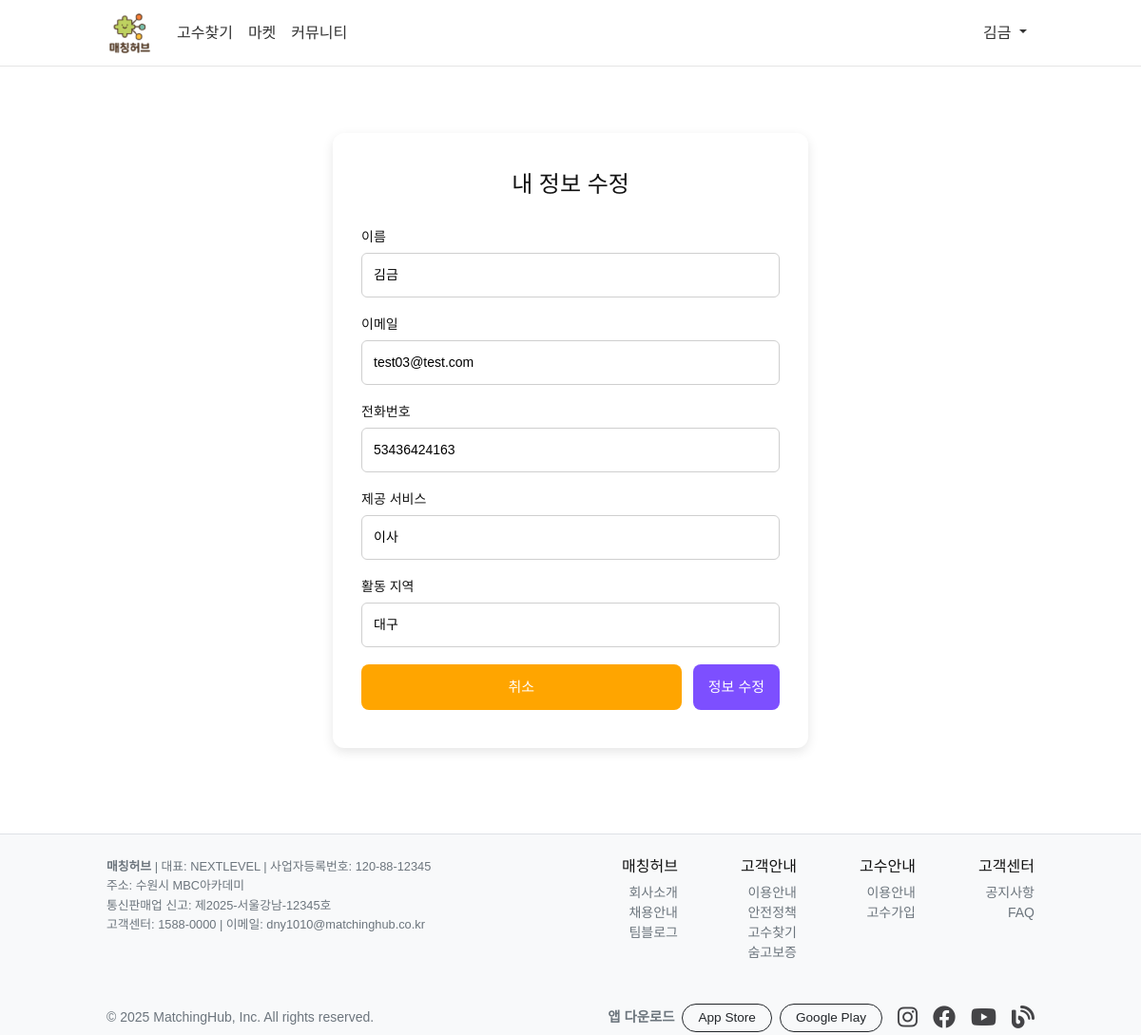
The app's page /auth/edit_profile (signed in) with its own data.
### talent/models.py (models this page shows, shortened)
class User(UserMixin, db.Model):
    __tablename__ = "user"
    id = db.Column(db.Integer, primary_key=True)
    userid = db.Column(db.String(150), unique=True, nullable=False)
    username = db.Column(db.String(150), unique=False, nullable=True)
    password_hash = db.Column(db.String(200), nullable=False)
    email = db.Column(db.String(120), unique=True, nullable=False)
    birthday = db.Column(db.Date, nullable=False)
    tel_number = db.Column(db.String(120), unique=True, nullable=False)
    name = db.Column(db.String(100), nullable=True)
    is_expert = db.Column(db.Boolean, default=False)
    service = db.Column(db.String(200), nullable=True)
    location = db.Column(db.String(100), nullable=True)
    social_id = db.Column(db.String(200), nullable=True)
    social_type = db.Column(db.String(20), nullable=True)
    avatar = db.Column(db.String(255), nullable=True)

### talent/views/auth_views.py (the view, shortened to what this page needs)
@bp.route('/edit_profile', methods=['GET', 'POST'])
@login_required
def edit_profile():
    user = User.query.get_or_404(session.get('user_id'))
    form = EditProfileForm(obj=user)
    return render_template('auth/edit_profile.html', form=form, user=user, current_user=user)

### talent/forms.py
class EditProfileForm(FlaskForm):
    name = StringField(
        '이름', validators=[DataRequired(), Length(min=2, max=10)],
        render_kw={'id': 'name', 'placeholder': '이름'}
    )
    email = EmailField(
        '이메일', validators=[DataRequired(), Email()],
        render_kw={'id': 'email', 'placeholder': '이메일'}
    )
    tel_number = StringField(
        '전화번호', validators=[DataRequired(), Regexp(_PHONE_RE, message='전화번호는 숫자 9~11자리')],
        render_kw={'id': 'tel_number', 'placeholder': '전화번호'}
    )
    service  = StringField('제공 서비스', render_kw={'id': 'service', 'placeholder': '서비스'})
    location = StringField('활동 지역',   render_kw={'id': 'location', 'placeholder': '지역'})
    submit = SubmitField('정보 수정')

### talent/views/auth_views.py (called while the page is built)
@bp.before_app_request
def load_logged_in_user():
    uid = session.get('user_id')
    g.user = User.query.get(uid) if uid else None

def login_required(f):
    @wraps(f)
    def decorated(*args, **kwargs):
        if 'user_id' not in session:
            flash('로그인이 필요한 기능입니다.', 'danger')
            return redirect(url_for('auth.login', next=request.url))
        return f(*args, **kwargs)
    return decorated

### talent/templates/auth/edit_profile.html (shortened to what this page needs)
{% extends 'base.html' %}
{% block head %}{{ super() }}
<link rel="stylesheet" href="{{ url_for('static', filename='auth/login.css') }}">
{% endblock %}
{% block content %}
<section id="login-page">
  <div class="auth-wrapper">
    <div class="login-card">
      <h2>내 정보 수정</h2>
      <form method="post" action="{{ url_for('auth.edit_profile') }}">
        <div class="lg-form-group">
          {{ form.name.label }}
          {{ form.name() }}
        </div>
        <div class="lg-form-group">
          {{ form.email.label }}
          {{ form.email() }}
        </div>
        <div class="lg-form-group">
          {{ form.tel_number.label }}
          {{ form.tel_number() }}
        </div>
        {% if user.is_expert and form.service is defined %}
        <div class="lg-form-group">
          {{ form.service.label }}
          {{ form.service() }}
        </div>
        {% endif %}
        {% if user.is_expert and form.location is defined %}
        <div class="lg-form-group">
          {{ form.location.label }}
          {{ form.location() }}
        </div>
        {% endif %}
        <div class="lg-btn-group">
          <a href="{{ url_for('auth.mypage') }}" class="lg-cancel-btn">취소</a>
          <button type="submit" class="lg-login-btn">정보 수정</button>
        </div>
      </form>
    </div>
  </div>
</section>
{% endblock %}

### talent/templates/navbar.html (shortened to what this page needs)
<nav class="navbar navbar-expand-md navbar-light bg-white sticky-top custom-navbar" role="navigation">
  <div class="container" style="max-width: 1000px;">
    <a class="navbar-brand d-flex align-items-center" href="{{ url_for('main.index') }}">
      <img src="{{ url_for('static', filename='images/logo.png') }}" alt="매칭허브" class="navbar-logo" height="32">
    </a>
    <div class="collapse navbar-collapse" id="mhNavbar">
      <ul class="navbar-nav me-auto">
        <li class="nav-item">
          <a class="nav-link" href="{{ url_for('main.find') }}">고수찾기</a>
        </li>
        <li class="nav-item">
          <a class="nav-link" href="{{ url_for('store._list') }}">마켓</a>
        </li>
        <li class="nav-item">
          <a class="nav-link" href="{{ url_for('community.home') }}">커뮤니티</a>
        </li>
      </ul>
      <ul class="navbar-nav">
        {% if g.user %}
          <li class="nav-item dropdown">
            <a class="nav-link dropdown-toggle" href="#" id="userMenu" role="button"
               data-bs-toggle="dropdown" aria-expanded="false">
              {{ g.user.name or g.user.userid }}
            </a>
          </li>
        {% else %}
          <li class="nav-item">
            <a class="nav-link" href="{{ url_for('auth.login') }}">로그인 / 회원가입</a>
          </li>
        {% endif %}
      </ul>
    </div>
  </div>
</nav>

### talent/static/style.css (style rules this page uses)
body { font-family: 'Noto Sans KR', sans-serif; color: #121212; height: 100% }
.custom-navbar { height: 70px; line-height: 70px; box-shadow: none }
.navbar-logo { height: 50px; width: auto; object-fit: contain; }
.navbar .nav-link { padding-top: 0; padding-bottom: 0; line-height: 70px; height: 70px; font-weight: 500; color: #333; }
.navbar { border-bottom: 1px solid #e5e5e5; }
ul,ol,li { list-style-type: none; }

### talent/static/auth/login.css (style rules this page uses)
#login-page .auth-wrapper { display:flex !important; justify-content:center !important; align-items:flex-start !important; padding:40px 16px !important; }
#login-page .login-card { background:#fff; border-radius:12px; padding:40px 30px; box-shadow:0 4px 12px rgba(0,0,0,.1); width:500px; max-width:100%; box-sizing:border-box; }
#login-page h2 { text-align:center; margin:0 0 30px; font-size:24px; }
#login-page .lg-form-group { margin-bottom:18px; }
#login-page label { display:block !important; margin-bottom:6px; font-size:14px; }
#login-page input[type="text"], #login-page input[type="email"], #login-page input[type="password"], #login-page input[type="tel"], #login-page select { display:block !important; width:100% !important; padding:12px !important; border:1px solid #cfcfcf !important; border-radius:6px !important; font-size:14px !important; box-sizing:border-box !important; background:#fff !important; }
#login-page .lg-btn-group { display:grid; grid-template-columns:1fr auto; gap:12px; align-items:stretch; margin-top:16px; }
#login-page .lg-login-btn, #login-page .lg-cancel-btn { height:48px; padding:0 16px; border-radius:8px; display:inline-flex; align-items:center; justify-content:center; box-sizing:border-box; white-space:nowrap; font-size:15px; cursor:pointer; text-decoration:none; border:none; }
#login-page .lg-login-btn { background:#7d4fff; color:#fff; }
#login-page .lg-cancel-btn { background:orange; color:#fff; min-width:84px; }

### records on screen
User: user "김금", name "김금", email "test03@test.com", tel_number "53436424163", service "이사", location "대구"
